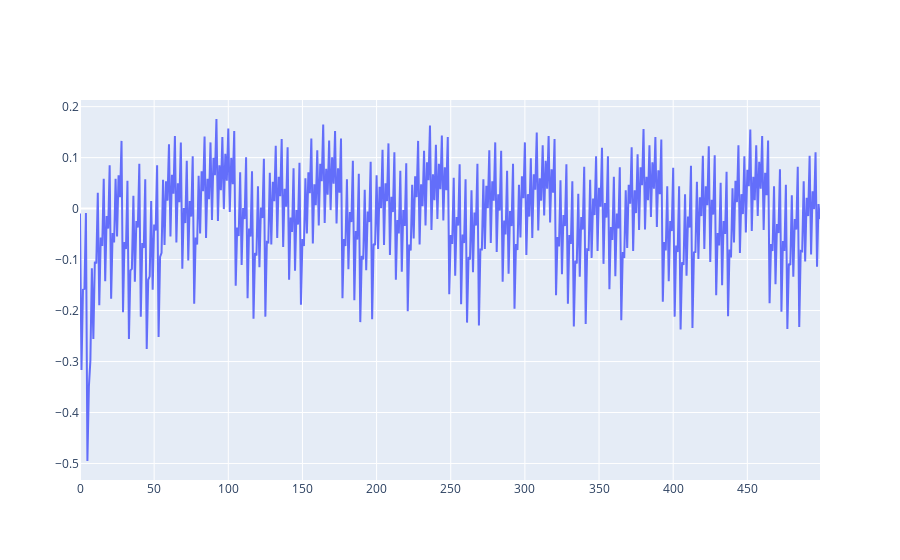

Notebook cell for this chart:
### Code cell
run_source_and_trace('./add_first_10.c')

### Figure 1 — Plotly figure (JSON) as saved in the notebook; plotly's stock layout.template omitted (floating-point values rounded to 4 significant figures; data arrays with more than 128 entries replaced by an {"elided": "..."} marker saying what was removed)
{"data": [{"type": "scatter", "y": {"elided": "500 float values"}}], "layout": {}}
